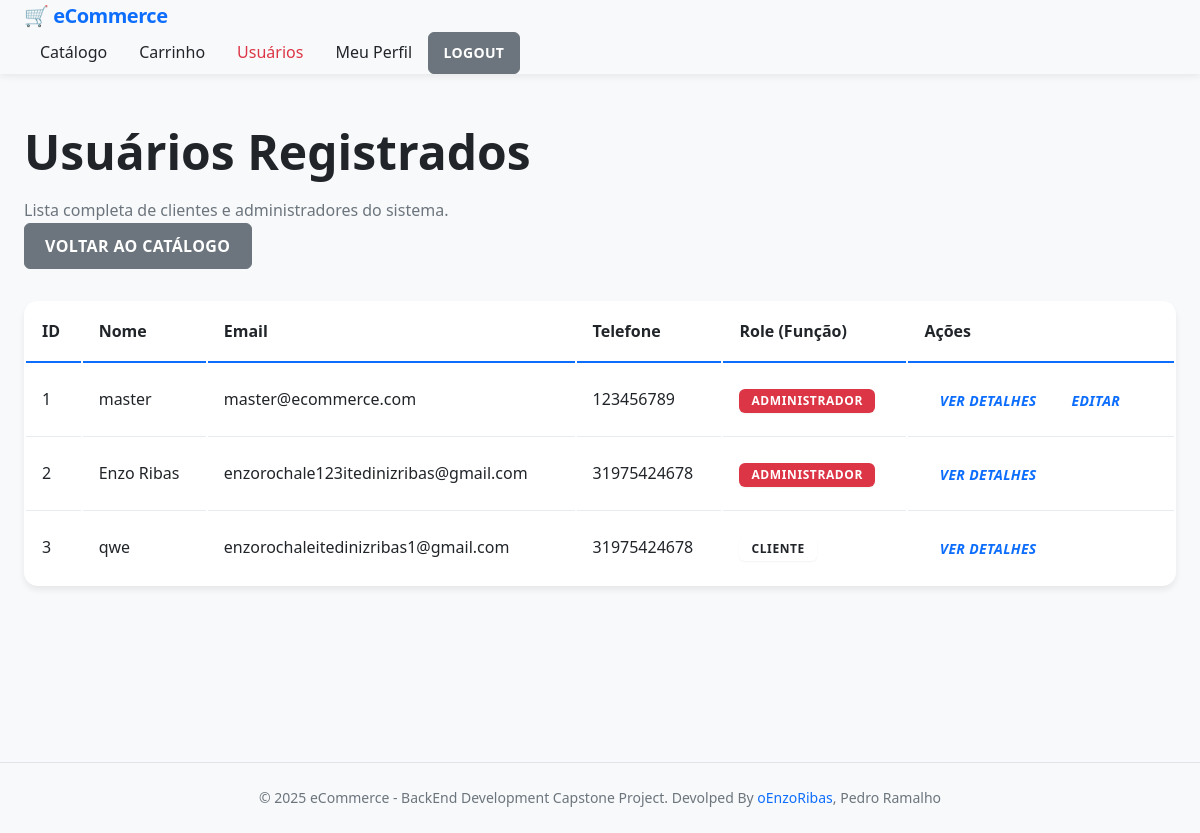
/cliente/usuarios (signed in), run on an earlier commit of the app's database.
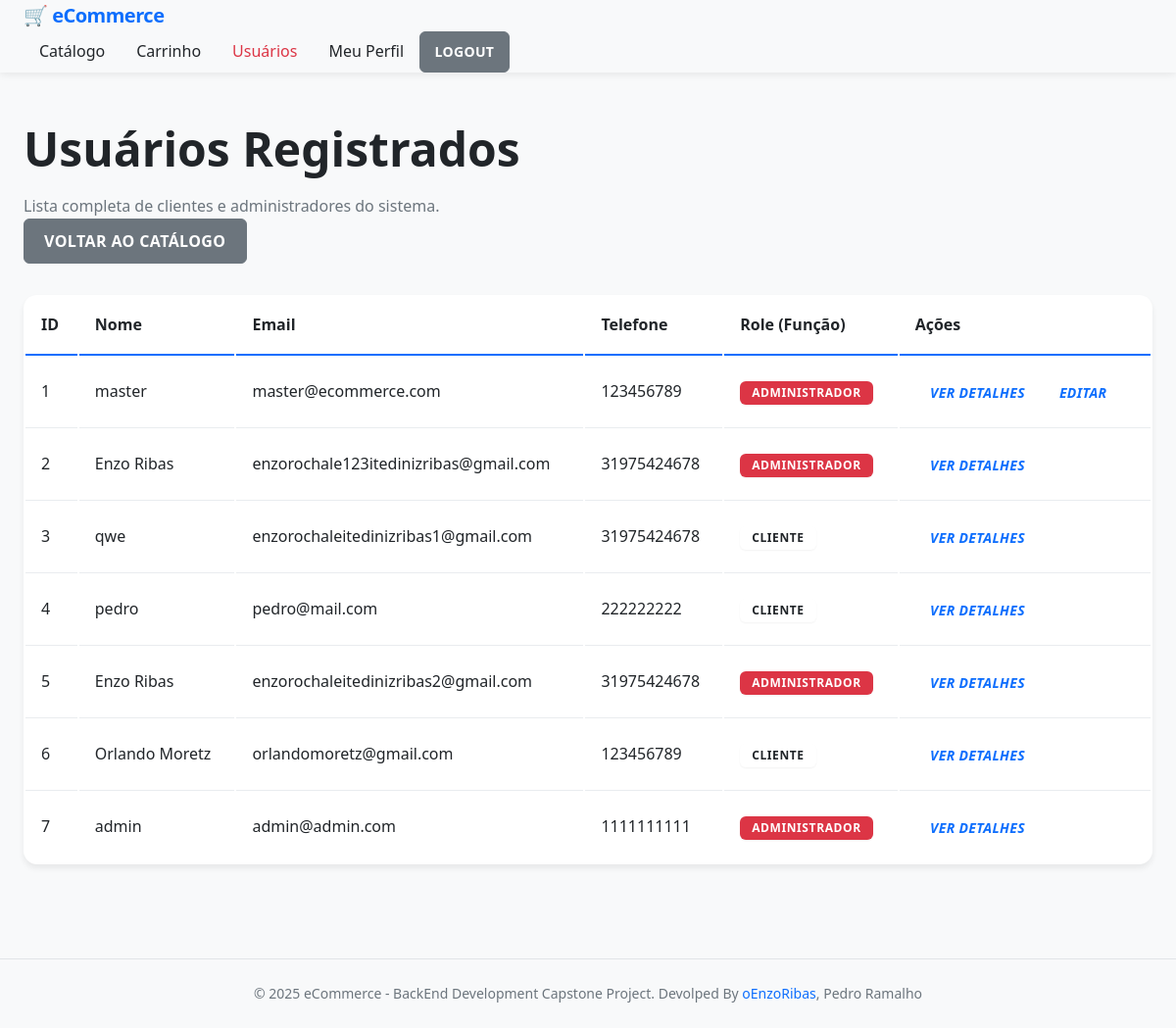
And on a later commit of the database.
### models/cliente_model.py (models this page shows, shortened)
class Cliente(db.Model):
    __tablename__ = 'clientes'
    id = Column(Integer, primary_key=True, autoincrement=True, nullable=False)
    nome = Column(String(256), nullable=False)
    email = Column(String(256), unique=True, nullable=False)
    senha_hash = Column(String(256), nullable=False)
    telefone = Column(String(256))
    role = Column(String(50), default='cliente')

### routes/cliente.py (the view)
@cliente_bp.route('/usuarios')
@requer_autenticacao
@requer_admin
def listar_usuarios():
    clientes = Cliente.query.all()
    return render_template('cliente/listar_usuarios.html', usuarios=clientes, current_user=get_cliente_autenticado())

### utils/auth_utils.py (called while the page is built)
def get_cliente_autenticado():
    cliente_id = session.get('cliente_id')
    if cliente_id:
        return Cliente.query.get(cliente_id)
    return None

def cliente_autenticado():
    return session.get('cliente_autenticado', False)

def requer_autenticacao(f):
    @wraps(f)
    def decorated_function(*args, **kwargs):
        if not cliente_autenticado():
            return redirect(url_for('auth.login'))
        return f(*args, **kwargs)
    return decorated_function

def requer_admin(f):
    @wraps(f)
    def decorated_function(*args, **kwargs):
        cliente = get_cliente_autenticado()
        if not cliente or cliente.role != 'admin':
            return redirect(url_for('auth.login'))
        return f(*args, **kwargs)
    return decorated_function

### templates/cliente/listar_usuarios.html (shortened to what this page needs)
{% extends 'base.html' %}  {% block content %}
<div class="row mb-4">
  <div class="col-md-10">
    <h1 class="mb-0">Usuários Registrados</h1>
    <p class="text-muted">
      Lista completa de clientes e administradores do sistema.
    </p>
  </div>
  <div class="col-md-2 text-end">
    <a href="{{ url_for('produtos.listar') }}" class="btn btn-secondary btn-registrar">
      Voltar ao Catálogo
    </a>
  </div>
</div>
{% if usuarios %}
<div class="table-responsive">
  <table class="table table-striped table-hover table-bordered">
    <thead class="table-dark">
      <tr>
        <th>ID</th>
        <th>Nome</th>
        <th>Email</th>
        <th>Telefone</th>
        <th>Role (Função)</th>
        <th>Ações</th>
      </tr>
    </thead>
    <tbody>
      {% for user in usuarios %}
      <tr>
        <td>{{ user.id }}</td>
        <td>{{ user.nome }}</td>
        <td>{{ user.email }}</td>
        <td>{{ user.telefone | default('N/A', true) }}</td>
        <td>
          {% if user.role == 'admin' %}
          <span class="badge bg-danger">Administrador</span>
          {% else %}
          <span class="badge bg-info">Cliente</span>
          {% endif %}
        </td>
        <td>
          <a href="{{ url_for('cliente.perfil', user_id=user.id) }}" class="btn btn-sm btn-outline-primary"
            title="Ver Detalhes">
            <i class="fas fa-eye">Ver Detalhes</i>
          </a>
          {% if user.id == current_user.id %}
          <a href="{{ url_for('cliente.editar_perfil', user_id=user.id) }}" class="btn btn-sm btn-outline-warning"
            title="Editar">
            <i class="fas fa-edit">Editar</i>
          </a>
          {% endif %}
        </td>
      </tr>
      {% endfor %}
    </tbody>
  </table>
</div>
{% else %}
<div class="alert alert-info text-center mt-5">
  <h4>Nenhum usuário registrado no sistema.</h4>
</div>
{% endif %}
{% endblock %}

### templates/base.html (shortened to what this page needs)
<!DOCTYPE html>
<html lang="pt-br">
<head>
    <link rel="stylesheet" href="{{ url_for('static', filename='css/style.css') }}">
</head>
<body>
    {% include 'includes/nav.html'%}
    <main class="container mt-5">
        {% block content %}
        {% endblock %}
    </main>
    <footer class="text-center py-3 mt-5">
        &copy; 2025 eCommerce - BackEnd Development Capstone Project. Devolped By <a
            href="https://github.com/oEnzoRibas">oEnzoRibas</a>, Pedro Ramalho
    </footer>
</body>
</html>

### templates/includes/nav.html (shortened to what this page needs)
<header>
  <nav class="navbar navbar-expand-lg navbar-light bg-light">
    <div class="container">
      <a class="navbar-brand" href="{{ url_for('index.index') }}">
        🛒 eCommerce
      </a>
      <div class="navbar-nav d-flex align-items-center justify-content-center w-100">
        <a class="nav-link me-3" href="{{ url_for('produtos.listar') }}">Catálogo</a>
        <a class="nav-link me-3" href="{{ url_for('carrinho.visualizar') }}">Carrinho</a>
        {% if session.get('cliente_autenticado') and session.get('cliente_role')
        == 'admin' %}
        <a class="nav-link fw-bold text-danger me-3" href="{{ url_for('cliente.listar_usuarios') }}">
           Usuários
        </a>
        {% endif %}
        {% if session.get('cliente_autenticado') %}
        <a class="nav-link me-3" href="{{ url_for('cliente.perfil', user_id=session.get('cliente_id')) }}">Meu
          Perfil</a>
        <a class="btn btn-secondary btn-sm me-3 btn-registrar" href="{{ url_for('auth.logout') }}">
          Logout
        </a>
        {% else %}
        <a class="btn btn-primary btn-sm ms-2 btn-registrar" href="{{ url_for('auth.login') }}">Login</a>
        {% endif %}
      </div>
    </div>
  </nav>
</header>

What changed in the data, as far as the page shows it:
added Cliente: id "4", nome "pedro", email "pedro@mail.com", telefone "222222222", role "CLIENTE"
added Cliente: id "5", nome "Enzo Ribas", email "enzorochaleitedinizribas2@gmail.com", telefone "31975424678", role "ADMINISTRADOR"
added Cliente: id "6", nome "Orlando Moretz", email "orlandomoretz@gmail.com", telefone "123456789", role "CLIENTE"
added Cliente: id "7", nome "admin", email "admin@admin.com", telefone "1111111111", role "ADMINISTRADOR"
